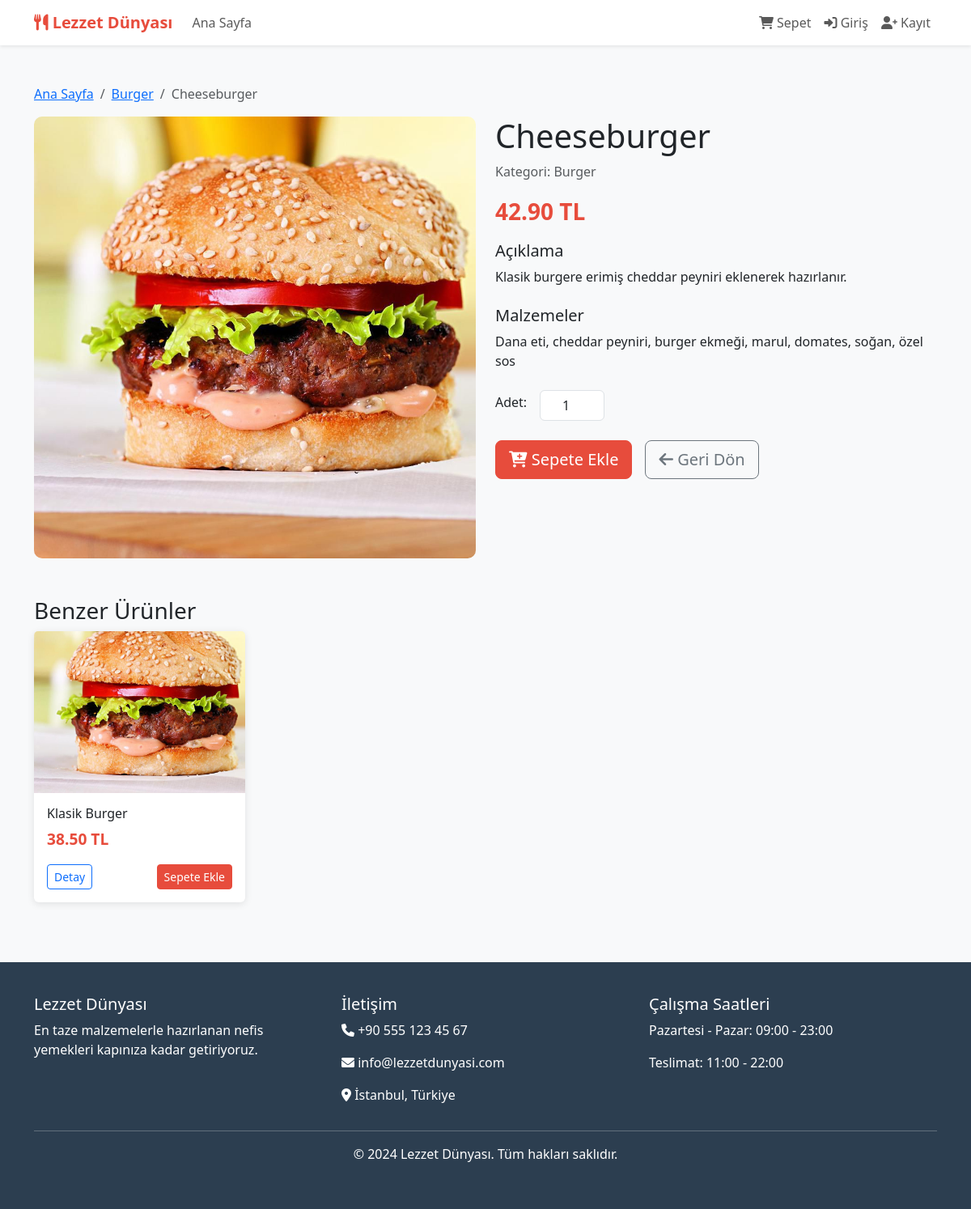
The page /product.php?id=4 on the database its author committed.
### tables this page shows
CREATE TABLE products (
        id INTEGER PRIMARY KEY AUTOINCREMENT,
        name VARCHAR(100) NOT NULL,
        description TEXT,
        price DECIMAL(10,2) NOT NULL,
        category VARCHAR(50) NOT NULL,
        image VARCHAR(255),
        ingredients TEXT,
        stock_quantity INTEGER DEFAULT 0,
        is_active BOOLEAN DEFAULT 1,
        created_at DATETIME DEFAULT CURRENT_TIMESTAMP
    );

### includes/functions.php (called while the page is built, shortened)
<?php
function isLoggedIn() {
    return isset($_SESSION['user_id']);
}
function formatPrice($price) {
    return number_format($price, 2) . ' TL';
}
?>

### product.php (the view, shortened to what this page needs)
<?php
require_once 'includes/db.php';
require_once 'includes/functions.php';
$product_id = isset($_GET['id']) ? (int)$_GET['id'] : 0;
$stmt = $db->prepare("SELECT * FROM products WHERE id = ?");
$stmt->execute([$product_id]);
$product = $stmt->fetch();
$stmt = $db->prepare("SELECT * FROM products WHERE category = ? AND id != ? LIMIT 4");
$stmt->execute([$product['category'], $product_id]);
$similar_products = $stmt->fetchAll();
?>
<!DOCTYPE html>
<html lang="tr">
<head>
    <link href="https://cdn.jsdelivr.net/npm/bootstrap@5.3.0/dist/css/bootstrap.min.css" rel="stylesheet">
    <link href="https://cdnjs.cloudflare.com/ajax/libs/font-awesome/6.0.0/css/all.min.css" rel="stylesheet">
    <link href="assets/css/style.css" rel="stylesheet">
</head>
<body>
    <nav class="navbar navbar-expand-lg navbar-light bg-white shadow-sm">
        <div class="container">
            <a class="navbar-brand" href="index.php">
                <i class="fas fa-utensils"></i> Lezzet Dünyası
            </a>
            <div class="collapse navbar-collapse" id="navbarNav">
                <ul class="navbar-nav me-auto">
                    <li class="nav-item">
                        <a class="nav-link" href="index.php">Ana Sayfa</a>
                    </li>
                </ul>
                <ul class="navbar-nav">
                    <li class="nav-item">
                        <a class="nav-link position-relative" href="cart.php">
                            <i class="fas fa-shopping-cart"></i> Sepet
                        </a>
                    </li>
                    <?php if (isLoggedIn()): ?>
                        <li class="nav-item">
                            <a class="nav-link" href="profile.php">
                                <i class="fas fa-user"></i> Profil
                            </a>
                        </li>
                        <li class="nav-item">
                            <a class="nav-link" href="logout.php">
                                <i class="fas fa-sign-out-alt"></i> Çıkış
                            </a>
                        </li>
                    <?php else: ?>
                        <li class="nav-item">
                            <a class="nav-link" href="login.php">
                                <i class="fas fa-sign-in-alt"></i> Giriş
                            </a>
                        </li>
                        <li class="nav-item">
                            <a class="nav-link" href="register.php">
                                <i class="fas fa-user-plus"></i> Kayıt
                            </a>
                        </li>
                    <?php endif; ?>
                </ul>
            </div>
        </div>
    </nav>
    <div class="container my-5">
        <nav aria-label="breadcrumb">
            <ol class="breadcrumb">
                <li class="breadcrumb-item"><a href="index.php">Ana Sayfa</a></li>
                <li class="breadcrumb-item"><a href="index.php?category=<?php echo $product['category']; ?>"><?php echo ucfirst($product['category']); ?></a></li>
                <li class="breadcrumb-item active"><?php echo $product['name']; ?></li>
            </ol>
        </nav>
        <div class="row">
            <div class="col-md-6">
                <img src="assets/uploads/<?php echo $product['image']; ?>"
                     class="product-image w-100" alt="<?php echo $product['name']; ?>">
            </div>
            <div class="col-md-6">
                <h1><?php echo $product['name']; ?></h1>
                <p class="text-muted">Kategori: <?php echo ucfirst($product['category']); ?></p>
                <p class="price fs-3"><?php echo formatPrice($product['price']); ?></p>
                <div class="mb-4">
                    <h5>Açıklama</h5>
                    <p><?php echo nl2br($product['description']); ?></p>
                </div>
                <div class="mb-4">
                    <h5>Malzemeler</h5>
                    <p><?php echo $product['ingredients'] ?? 'Malzeme bilgisi mevcut değil.'; ?></p>
                </div>
                <div class="d-flex align-items-center mb-4">
                    <label for="quantity" class="form-label me-3">Adet:</label>
                    <input type="number" id="quantity" class="form-control quantity-input" value="1" min="1" max="10">
                </div>
                <div class="d-grid gap-2 d-md-flex">
                    <button onclick="addToCartWithQuantity(<?php echo $product['id']; ?>, '<?php echo $product['name']; ?>')"
                            class="btn btn-primary btn-lg me-md-2">
                        <i class="fas fa-cart-plus"></i> Sepete Ekle
                    </button>
                    <a href="index.php" class="btn btn-outline-secondary btn-lg">
                        <i class="fas fa-arrow-left"></i> Geri Dön
                    </a>
                </div>
            </div>
        </div>
        <?php if (!empty($similar_products)): ?>
        <div class="mt-5">
            <h3>Benzer Ürünler</h3>
            <div class="row">
                <?php foreach ($similar_products as $similar): ?>
                    <div class="col-md-3 col-sm-6 mb-4">
                        <div class="card product-card">
                            <img src="assets/uploads/<?php echo $similar['image']; ?>"
                                 class="card-img-top" alt="<?php echo $similar['name']; ?>">
                            <div class="card-body">
                                <h6 class="card-title"><?php echo $similar['name']; ?></h6>
                                <p class="price"><?php echo formatPrice($similar['price']); ?></p>
                                <div class="d-flex justify-content-between">
                                    <a href="product.php?id=<?php echo $similar['id']; ?>"
                                       class="btn btn-sm btn-outline-primary">Detay</a>
                                    <button onclick="addToCart(<?php echo $similar['id']; ?>, '<?php echo $similar['name']; ?>')"
                                            class="btn btn-sm btn-primary">Sepete Ekle</button>
                                </div>
                            </div>
                        </div>
                    </div>
                <?php endforeach; ?>
            </div>
        </div>
        <?php endif; ?>
    </div>
    <footer class="footer">
        <div class="container">
            <div class="row">
                <div class="col-md-4">
                    <h5>Lezzet Dünyası</h5>
                    <p>En taze malzemelerle hazırlanan nefis yemekleri kapınıza kadar getiriyoruz.</p>
                </div>
                <div class="col-md-4">
                    <h5>İletişim</h5>
                    <p><i class="fas fa-phone"></i> +90 555 123 45 67</p>
                    <p><i class="fas fa-envelope"></i> info@lezzetdunyasi.com</p>
                    <p><i class="fas fa-map-marker-alt"></i> İstanbul, Türkiye</p>
                </div>
                <div class="col-md-4">
                    <h5>Çalışma Saatleri</h5>
                    <p>Pazartesi - Pazar: 09:00 - 23:00</p>
                    <p>Teslimat: 11:00 - 22:00</p>
                </div>
            </div>
            <hr>
            <div class="text-center">
                <p>&copy; 2024 Lezzet Dünyası. Tüm hakları saklıdır.</p>
            </div>
        </div>
    </footer>
</body>
</html>

### assets/css/style.css (style rules this page uses)
:root { --primary-color: #e74c3c; --secondary-color: #f39c12; --success-color: #27ae60; --dark-color: #2c3e50; --light-color: #ecf0f1; --border-color: #bdc3c7; }
body { font-family: 'Segoe UI', Tahoma, Geneva, Verdana, sans-serif; background-color: #f8f9fa; }
.navbar-brand { font-weight: bold; color: var(--primary-color) !important; }
.btn-primary { background-color: var(--primary-color); border-color: var(--primary-color); }
.card { border: none; box-shadow: 0 2px 10px rgba(0,0,0,0.1); transition: transform 0.3s ease; }
.product-card { height: 100%; }
.product-card .card-img-top { height: 200px; object-fit: cover; }
.price { font-size: 1.2em; font-weight: bold; color: var(--primary-color); }
.footer { background-color: var(--dark-color); color: white; padding: 40px 0; margin-top: 50px; }
.product-image { max-width: 100%; height: auto; border-radius: 10px; }
.quantity-input { width: 80px; text-align: center; }

### rows shown on the page
products: category "Burger", name "Cheeseburger", image (picture), price "42.90 TL", description "Klasik burgere erimiş cheddar peyniri eklenerek hazırlanır.", ingredients "Dana eti, cheddar peyniri, burger ekmeği, marul, domates, soğan, özel sos"
products: image (picture), name "Klasik Burger", price "38.50 TL"
